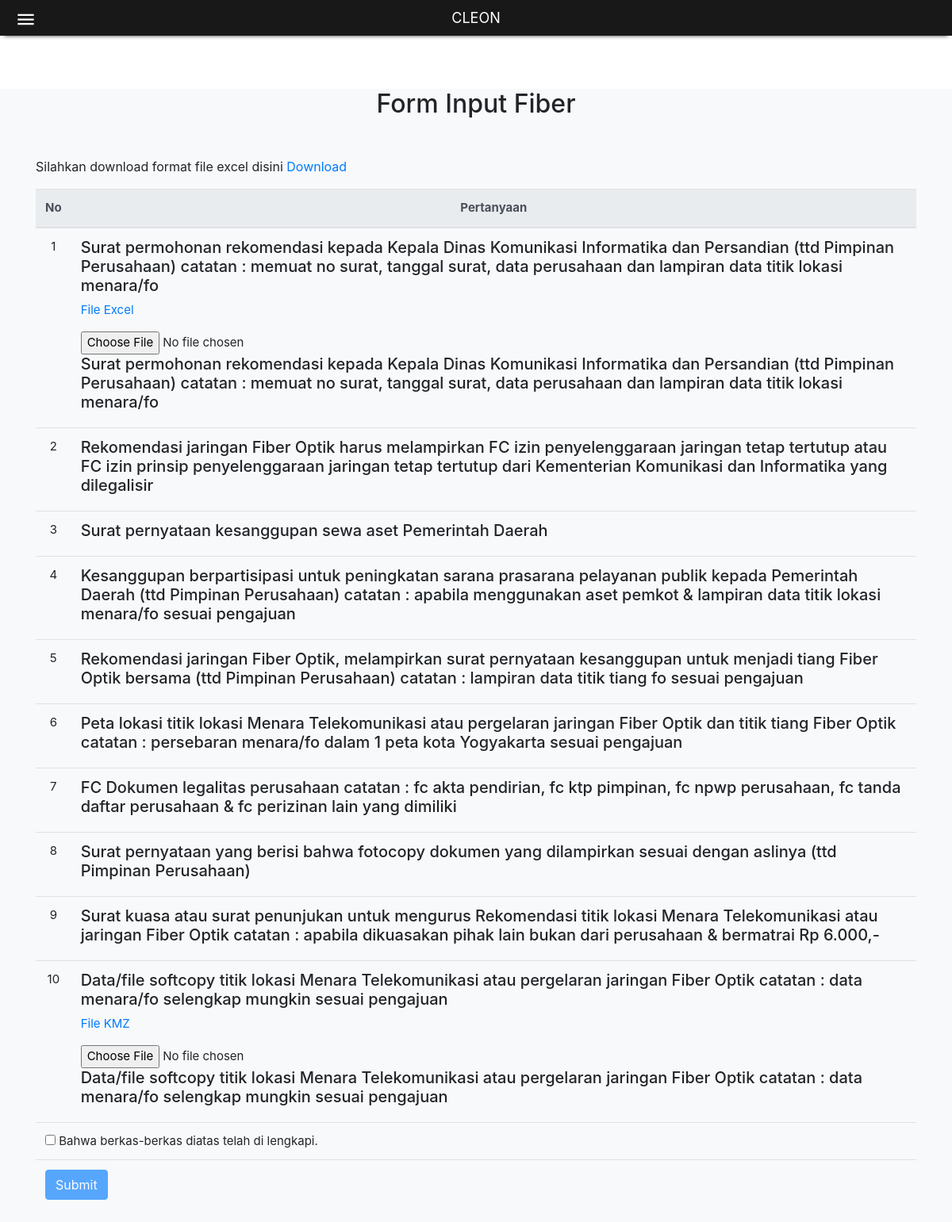
The app's page /user/form_input_fo.php (signed in) with its own data.
### tables this page shows
CREATE TABLE `tb_soal` (
  `id` int(11) NOT NULL,
  `soal` text NOT NULL,
  `kategori` enum('menara','fiber optik') NOT NULL,
  `id_tipe` varchar(20) NOT NULL
);

### user/form_input_fo.php (the view, shortened to what this page needs)
<?php
include '../koneksi/koneksi.php';
?>
<!DOCTYPE html>
<html lang="en" >
<head>
  <link href="../admin/boostrap/vendor/fontawesome-free/css/all.min.css" rel="stylesheet" type="text/css">
  <link rel="stylesheet" href="../admin/boostrap/leaflet/leaflet.css">
  <link href="../admin/boostrap/vendor/datatables/dataTables.bootstrap4.css" rel="stylesheet">
  <link href="../admin/boostrap/css/sb-admin.css" rel="stylesheet">
  <link rel="stylesheet" href="https://cdnjs.cloudflare.com/ajax/libs/normalize/5.0.0/normalize.min.css">
  <link rel="stylesheet" href="boostrap/dist/style.css">
  <link href="../admin/boostrap/vendor/fontawesome-free/css/all.min.css" rel="stylesheet">
    <link rel="stylesheet" href="https://maxcdn.bootstrapcdn.com/bootstrap/4.0.0/css/bootstrap.min.css">
    <link href="boostrap2/dist/css/smart_wizard.css" rel="stylesheet" type="text/css" />
    <link href="boostrap2/dist/css/smart_wizard_theme_circles.css" rel="stylesheet" type="text/css" />
    <link href="boostrap2/dist/css/smart_wizard_theme_arrows.css" rel="stylesheet" type="text/css" />
    <link href="boostrap2/dist/css/smart_wizard_theme_dots.css" rel="stylesheet" type="text/css" />
</head>
<body>
<nav class="navbar navbar-light bg-light static-top">
<ul class="nav-mobile check">
  <li>CLEON</li>
  <li class="menu-container">
    <label for="menu-toggle" class="menu-button">
      <svg class="icon-open" viewBox="0 0 24 24"><path d="M3 18h18v-2H3v2zm0-5h18v-2H3v2zm0-7v2h18V6H3z"></path></svg>
    </label>
  </li>
</ul>
</nav>
<br /><br />
 <section class="features-icons bg-light" id="input_lokasi">
    <div class="container">
      <h2 class="mb-5 text-center">Form Input Fiber</h2>
      <div class="row">
          <div class="container-fluid">
             <form name="myForm" id="myForm" action="" method="post" enctype="multipart/form-data">
            <p>Silahkan download format file excel disini <a href="../Uplod.xls" required="">Download</a></p>
        <table class="table">
          <thead class="thead-light">
            <tr>
              <th><center>No</center></th>
              <th><center>Pertanyaan</center></th>
            </tr>
          </thead>
          <tbody>
            <?php
              $query=mysqli_query($config,"SELECT * FROM tb_soal WHERE kategori='fiber optik'");
              $no = 1;
              while($soal=mysqli_fetch_array($query)){
              ?>
            <tr>
              <td><center><?php echo $no++ ?></center></td>
              <td>
                <?php if($soal['id_tipe']==1){?>
                  <h5><?php echo $soal['soal']; ?></h5>
                  <p class="text-primary">File KMZ</p>
                  <input type="file" name="files" required="">
              <?php }elseif($soal['id_tipe']==2){ ?>
                  <h5><?php echo $soal['soal']; ?></h5>
                  <p class="text-primary">File Excel</p>
                  <input type="file" name="file" required="">
              <?php } ?>
              <h5><?php echo $soal['soal'];  ?></h5>
              </td>
            </tr>
          <?php
           }?>
            <tr>
              <td colspan="2"><input type="checkbox" onchange="document.getElementById('submit').disabled = !this.checked;" name="soal[]" value="Ada" title="Ada" required="" <?php  ?>> Bahwa berkas-berkas diatas telah di lengkapi.</td>
            </tr>
            <tr>
              <td colspan="2">
              <button type="submit" class="btn btn-primary" name="submit" id="submit" disabled="true">Submit</button>
              </td>
            </tr>
          </tbody>
        </form>
      </div>
      </div>
    </div>
  </section>
</body>
</html>

### records on screen
tb_soal: soal "Surat permohonan rekomendasi kepada Kepala Dinas Komunikasi Informatika dan Persandian (ttd Pimpinan Perusahaan) catatan : memuat no surat, tanggal surat, data perusahaan dan lampiran data titik lokasi menara/fo"
tb_soal: soal "Rekomendasi jaringan Fiber Optik harus melampirkan FC izin penyelenggaraan jaringan tetap tertutup atau FC izin prinsip penyelenggaraan jaringan tetap tertutup dari Kementerian Komunikasi dan Informatika yang dilegalisir"
tb_soal: soal "Surat pernyataan kesanggupan sewa aset Pemerintah Daerah"
tb_soal: soal "Kesanggupan berpartisipasi untuk peningkatan sarana prasarana pelayanan publik kepada Pemerintah Daerah (ttd Pimpinan Perusahaan) catatan : apabila menggunakan aset pemkot & lampiran data titik lokasi menara/fo sesuai pengajuan"
tb_soal: soal "Rekomendasi jaringan Fiber Optik, melampirkan surat pernyataan kesanggupan untuk menjadi tiang Fiber Optik bersama (ttd Pimpinan Perusahaan) catatan : lampiran data titik tiang fo sesuai pengajuan"
tb_soal: soal "Peta lokasi titik lokasi Menara Telekomunikasi atau pergelaran jaringan Fiber Optik dan titik tiang Fiber Optik catatan : persebaran menara/fo dalam 1 peta kota Yogyakarta sesuai pengajuan"
tb_soal: soal "FC Dokumen legalitas perusahaan catatan : fc akta pendirian, fc ktp pimpinan, fc npwp perusahaan, fc tanda daftar perusahaan & fc perizinan lain yang dimiliki"
tb_soal: soal "Surat pernyataan yang berisi bahwa fotocopy dokumen yang dilampirkan sesuai dengan aslinya (ttd Pimpinan Perusahaan)"
tb_soal: soal "Surat kuasa atau surat penunjukan untuk mengurus Rekomendasi titik lokasi Menara Telekomunikasi atau jaringan Fiber Optik catatan : apabila dikuasakan pihak lain bukan dari perusahaan & bermatrai Rp 6.000,-"
tb_soal: soal "Data/file softcopy titik lokasi Menara Telekomunikasi atau pergelaran jaringan Fiber Optik catatan : data menara/fo selengkap mungkin sesuai pengajuan"
